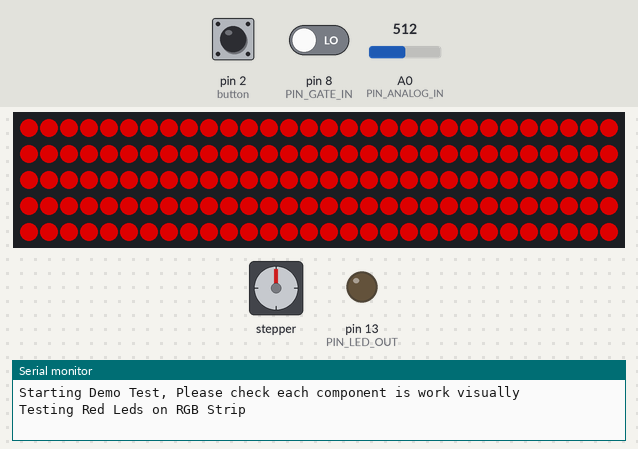
The sketch below on a simulated Arduino Uno, built with avr-gcc and run on an emulated ATmega328P. On the bench: stepper motor, 150 RGB LEDs in strip order, left to right, continuing on the next row, output pins drawn as LEDs (lit = HIGH), the last lines printed to the serial monitor. Wiring (inferred from the names in the program): stepper motor (2048 steps per turn assumed): coils pin 3, pin 4, pin 5, pin 6. The test bench sets the inputs (shaded band); at power-on: pin 2 (button) LOW, pin 8 (PIN_GATE_IN) LOW, A0 (PIN_ANALOG_IN) = 512. Dim RGB values are drawn brighter than linear; pins used as bus, display or sensor lines are not drawn.

Above: at 1.0 s.
At 5.8 s:
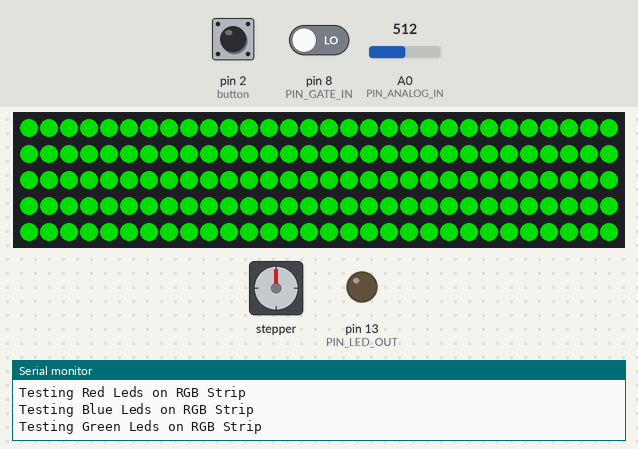
10.5 s: pin 2 (button) pulled HIGH for 0.15 s
13.6 s: pin 2 (button) driven HIGH and pin 8 (PIN_GATE_IN) driven HIGH
At 14.9 s:
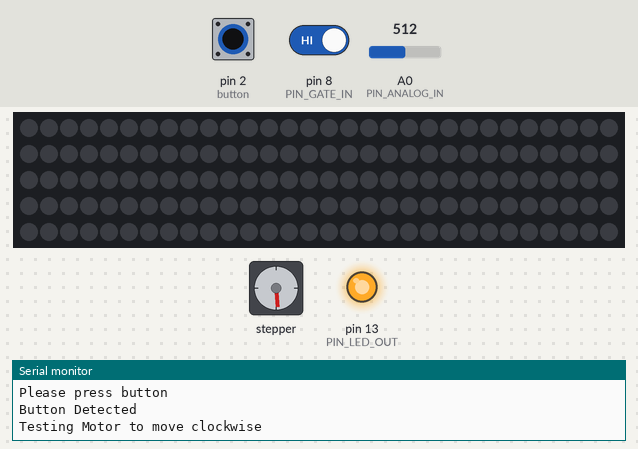
At 17.5 s:
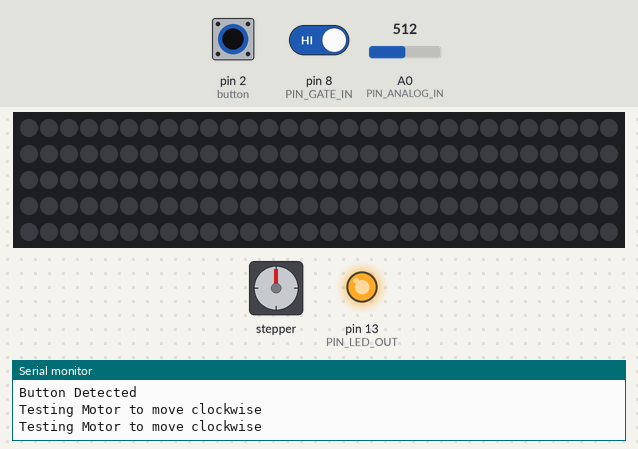
Timing chart, 0 to 19.0 s (numbered marks = the images above; inputs shaded):
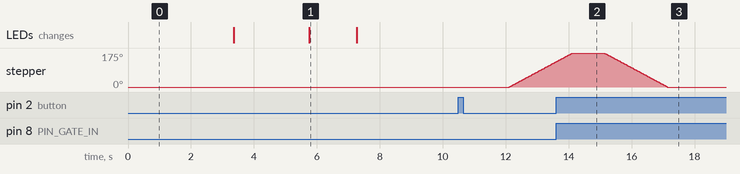

Measured:
- after the input at 10.5 s, stepper: keeps turning clockwise at about 88°/s, starting after 1.6 s
- after the input at 13.6 s, pin 13 (PIN_LED_OUT): LOW → HIGH at once
- what the display in image 1 shows lasts 1.5 s, from 5.8 s to 7.3 s

The sketch:

Button_Motor_Mic_Led_Test.ino
```cpp
//Motor Push Button Components Pin Declaration
const int m1 = 3, m2 = 4, m3 = 5, m4 = 6;
const int button = 2;
int step_number = 0;
int buttonState;
int lastPress = LOW;
int ledState = HIGH;
unsigned long lastDebounceTime = 0;
unsigned long debounceDelay = 100;
bool spinOfMotorDirection = false; //false for counter clockwise, true for clockwise
const int MotorSpinTime = 5000;
unsigned long previousMillis = 0;
unsigned long activeMotorTime = 0;
bool wasButtonPressed = false;

//microphone declaration
#define PIN_GATE_IN 8
#define IRQ_GATE_IN  0
#define PIN_LED_OUT 13
#define PIN_ANALOG_IN A0
unsigned long  micActiveTime = 0;
int micValueThreshold = 1000;
int lastValue = 0;


// rgb lights
#include <Adafruit_NeoPixel.h>
#ifdef __AVR__
 #include <avr/power.h> // Required for 16 MHz Adafruit Trinket
#endif

#define PIN        7
#define NUMPIXELS 150
Adafruit_NeoPixel pixels(NUMPIXELS, PIN, NEO_GRB + NEO_KHZ800);
int DELAYVAL = 25;

//demo test iteration
bool buttonDemo = false;

//Code for sound detector used later to interupt
void soundISR()
{
  int pin_val;
  pin_val = digitalRead(PIN_GATE_IN);
  digitalWrite(PIN_LED_OUT, pin_val);
}


void setup() {
  // put your setup code here, to run once:
  Serial.begin(9600);
  pinMode(m1, OUTPUT);
   pinMode(m2, OUTPUT);
   pinMode(m3, OUTPUT);
   pinMode(m4, OUTPUT);
   pinMode(button, INPUT);

     //  Configure LED pin as output
  pinMode(PIN_LED_OUT, OUTPUT);

  // configure input to interrupt
  pinMode(PIN_GATE_IN, INPUT);
  attachInterrupt(IRQ_GATE_IN, soundISR, CHANGE);

  //configure led
  #if defined(__AVR_ATtiny85__) && (F_CPU == 16000000)
    clock_prescale_set(clock_div_1);
  #endif
  pixels.begin();

  //Demo Test iteration

  Serial.println("Starting Demo Test, Please check each component is work visually");
  Serial.println("Testing Red Leds on RGB Strip");
  testRed();
  delay(1500);
  Serial.println("Testing Blue Leds on RGB Strip");
  testBlue();
  delay(1500);
  Serial.println("Testing Green Leds on RGB Strip");
  testGreen();
  delay(1500);
  Serial.println("Turning of all Leds on RGB Strip");
  testClear();
  delay(1500);

  Serial.println("Testing Push Button to see detection");
  Serial.println("Please press button");
  bool wasPressed = false;
  while (wasPressed != true){
      buttonDemo = listenForButton();
      if(buttonDemo == true){
        Serial.println("Button Detected");
        break;
       }
  }
  delay(1500);

  Serial.println("Testing Motor to move clockwise");
  for (int i = 0; i< 1000; i++){
  actuateMotor(true);
  delay(2);
  }
  delay(1000);
  stopMotor();

  Serial.println("Testing Motor to move clockwise");
  for (int j = 0; j< 1000; j++){
  actuateMotor(false);
  delay(2);
  }
  delay(1000);
  stopMotor();

  Serial.println("Testing Microphone for input(range 30-400)");
  int DemoTestMic = microphoneDetection();
  Serial.println("Microphone reading shows: ");
  Serial.print(DemoTestMic);
  }


void testClear(){
  pixels.clear();
  for(int i=0; i<NUMPIXELS; i++) {
    pixels.setPixelColor(i, pixels.Color(0, 0, 0));
    pixels.show();
  }}

void testBlue(){
  pixels.clear();
  for(int i=0; i<NUMPIXELS; i++) {
    pixels.setPixelColor(i, pixels.Color(0, 0, 150));
    pixels.show();
  }
}
void testRed(){
  pixels.clear();
  for(int i=0; i<NUMPIXELS; i++) {
    pixels.setPixelColor(i, pixels.Color(150, 0, 0));
    pixels.show();
  }

}

void testGreen(){
  pixels.clear();
  for(int i=0; i<NUMPIXELS; i++) {
    pixels.setPixelColor(i, pixels.Color(0, 150, 0));
    pixels.show();
  }

}


void loop() {
  // put your main code here, to run repeatedly:
  bool wasPressed = listenForButton();

  if(wasPressed){
    if ((millis() - activeMotorTime) < MotorSpinTime){
      actuateMotor(spinOfMotorDirection);
      delay(2);
      }
    if (millis() - activeMotorTime >= MotorSpinTime){
      stopMotor();
    }
  }


  //if (millis()- micActiveTime > micActiveTime){
    int micCheck = microphoneDetection();
   //Serial.println(micCheck);
    //}
    DELAYVAL = micCheck;
    ///lightUpLed(DELAYVAL);
}

int microphoneDetection(){
  int value;
  value = analogRead(PIN_ANALOG_IN);
  if (lastValue != value){
    micActiveTime=millis();
  }
  lastValue = value;
  //Serial.println(value);
  return (value);
}

void lightUpLed(int lightDelay){
  pixels.clear();
  for(int i=0; i<NUMPIXELS; i++) {
    if (i%2 == 0){
    pixels.setPixelColor(i, pixels.Color(0, 0, 150));}
    if(i%2 == 1){
    pixels.setPixelColor(i, pixels.Color(150, 0, 0));}
    pixels.show();
  }
  delay(lightDelay);
  pixels.clear();
  for(int i=150; i>0; i--) {
    if (i%2 == 0){
    pixels.setPixelColor(i, pixels.Color(150, 0, 0));}
    if(i%2 == 1){
    pixels.setPixelColor(i, pixels.Color(0, 0, 150));}
    pixels.show();
  }
}

boolean listenForButton(){
  int listening = digitalRead(button);
  if (listening != lastPress){
    lastDebounceTime = millis();
  }
  if ((millis() - lastDebounceTime) > debounceDelay) {
      if (listening != buttonState){
        buttonState = listening;
        if (buttonState == HIGH){
          spinOfMotorDirection = !spinOfMotorDirection;
          activeMotorTime = millis();
          wasButtonPressed = true;
          buttonDemo = true;
          }
      }
  }
  //else{
    ///wasButtonPressed = false;
  //}
  lastPress = listening;
  //Serial.println(ledState);
  return (wasButtonPressed);
}


void stopMotor(){
  digitalWrite(m1, LOW);
  digitalWrite(m2, LOW);
  digitalWrite(m3, LOW);
  digitalWrite(m4, LOW);
  }

void actuateMotor(bool rotateDirection){
  //Serial.println("moving motor");
    if(rotateDirection){
switch(step_number){
  case 0:
  digitalWrite(m1, HIGH);
  digitalWrite(m2, LOW);
  digitalWrite(m3, LOW);
  digitalWrite(m4, LOW);
  break;
  case 1:
  digitalWrite(m1, LOW);
  digitalWrite(m2, HIGH);
  digitalWrite(m3, LOW);
  digitalWrite(m4, LOW);
  break;
  case 2:
  digitalWrite(m1, LOW);
  digitalWrite(m2, LOW);
  digitalWrite(m3, HIGH);
  digitalWrite(m4, LOW);
  break;
  case 3:
  digitalWrite(m1, LOW);
  digitalWrite(m2, LOW);
  digitalWrite(m3, LOW);
  digitalWrite(m4, HIGH);
  break;
}
  }else{
    switch(step_number){
  case 0:
  digitalWrite(m1, LOW);
  digitalWrite(m2, LOW);
  digitalWrite(m3, LOW);
  digitalWrite(m4, HIGH);
  break;
  case 1:
  digitalWrite(m1, LOW);
  digitalWrite(m2, LOW);
  digitalWrite(m3, HIGH);
  digitalWrite(m4, LOW);
  break;
  case 2:
  digitalWrite(m1, LOW);
  digitalWrite(m2, HIGH);
  digitalWrite(m3, LOW);
  digitalWrite(m4, LOW);
  break;
  case 3:
  digitalWrite(m1, HIGH);
  digitalWrite(m2, LOW);
  digitalWrite(m3, LOW);
  digitalWrite(m4, LOW);
}
  }
step_number++;
  if(step_number > 3){
    step_number = 0;
  }
}


//sources used in project
//debouncing with push button:
//https://www.arduino.cc/en/Tutorial/BuiltInExamples/Debounce
//serial communication
//https://eecs.blog/sending-multiple-values-over-serial-to-arduino/
//rgb lighting
//https://github.com/adafruit/Adafruit_NeoPixel
//microphone test
//https://learn.sparkfun.com/tutorials/sound-detector-hookup-guide/software-example
//stepper motor
//https://www.youtube.com/watch?v=avrdDZD7qEQ&t=190s
```
